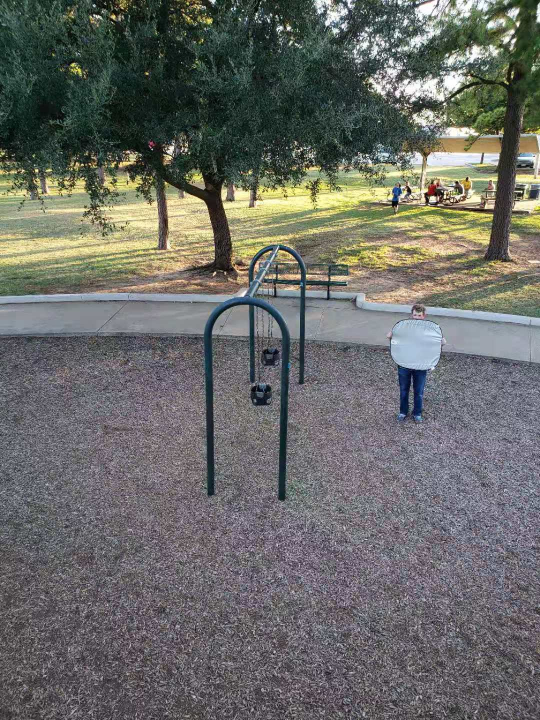
#> input picture desired_images/group1_02.jpg, 1080 x 1440 px (shown at 1/2 size)
$ python compare.py --original desired_images --copy desired_images   (older library calls are emulated)
#> lines starting #> are read from the running program, lines starting #| are printed output that depends on the picture
#> further down, imga is the input picture: shape (1440, 1080, 3); mean B, G, R 103, 106.8, 105.8
#from skimage.measure import structural_similarity as ssim
from skimage import measure
from skimage.transform import resize
from imutils import paths
from pathlib import Path
from scipy import misc
import argparse
import imutils
import matplotlib.pyplot as plt
import numpy as np
import cv2


def mse(imageA, imageB):
	err = np.sum((imageA.astype("float") - imageB.astype("float"))**2)
#> err = 0
	err /= float(imageA.shape[0] * imageA.shape[1])
	return err

def compare_images(imageA, imageB):
	m = mse(imageA, imageB)
#> m = 0
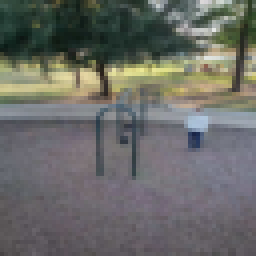
#> imageA: shape (64, 64, 3) (shown 4 times larger); mean of channels 0, 1, 2 103, 106.7, 105.8; drawn as B, G, R
	s = measure.compare_ssim(imageA, imageB,multichannel=True)
#> s = 1

	#print out the results
	print("MSE: %.2f, SSIM: %.2f" % (m, s))
#| MSE: 0.00, SSIM: 1.00

def shorten_path(file_path, length):
	return Path(*Path(file_path).parts[-length:])

Filelost = 0

# construct the argument parser and parse the arguments
ap = argparse.ArgumentParser()
ap.add_argument("-i", "--original", type=str, required=True,
	help="path to input directory of original images")

ap.add_argument("-ii", "--copy", type=str, required=True,
	help="path to input directory of copied images")


#ap.add_argument("-o", "--output", type=str, required=True,
#	help="path to the output image")
args = vars(ap.parse_args())
# grab the paths to the input images and initialize our images list
print("[INFO] loading images...")

imagePaths1 = sorted(list(paths.list_images(args["original"])))
imagePaths2 = sorted(list(paths.list_images(args["copy"])))

# loop over the image paths, load each one, and add them to our
# images to stitch list

for imagePath in imagePaths1:
	p1 = shorten_path(imagePath,1)
	for imagePathb in imagePaths2:
		p2 = shorten_path(imagePathb,1)
		if p1 == p2:
			imga = cv2.imread(imagePath)
			imgb = cv2.imread(imagePathb)
			print("File Name: "+str(p1))
			compare_images(misc.imresize(imga, (64, 64)),misc.imresize(imgb, (64, 64)))
			break


print("File Loss = %d" % (len(imagePaths1)-len(imagePaths2)))
